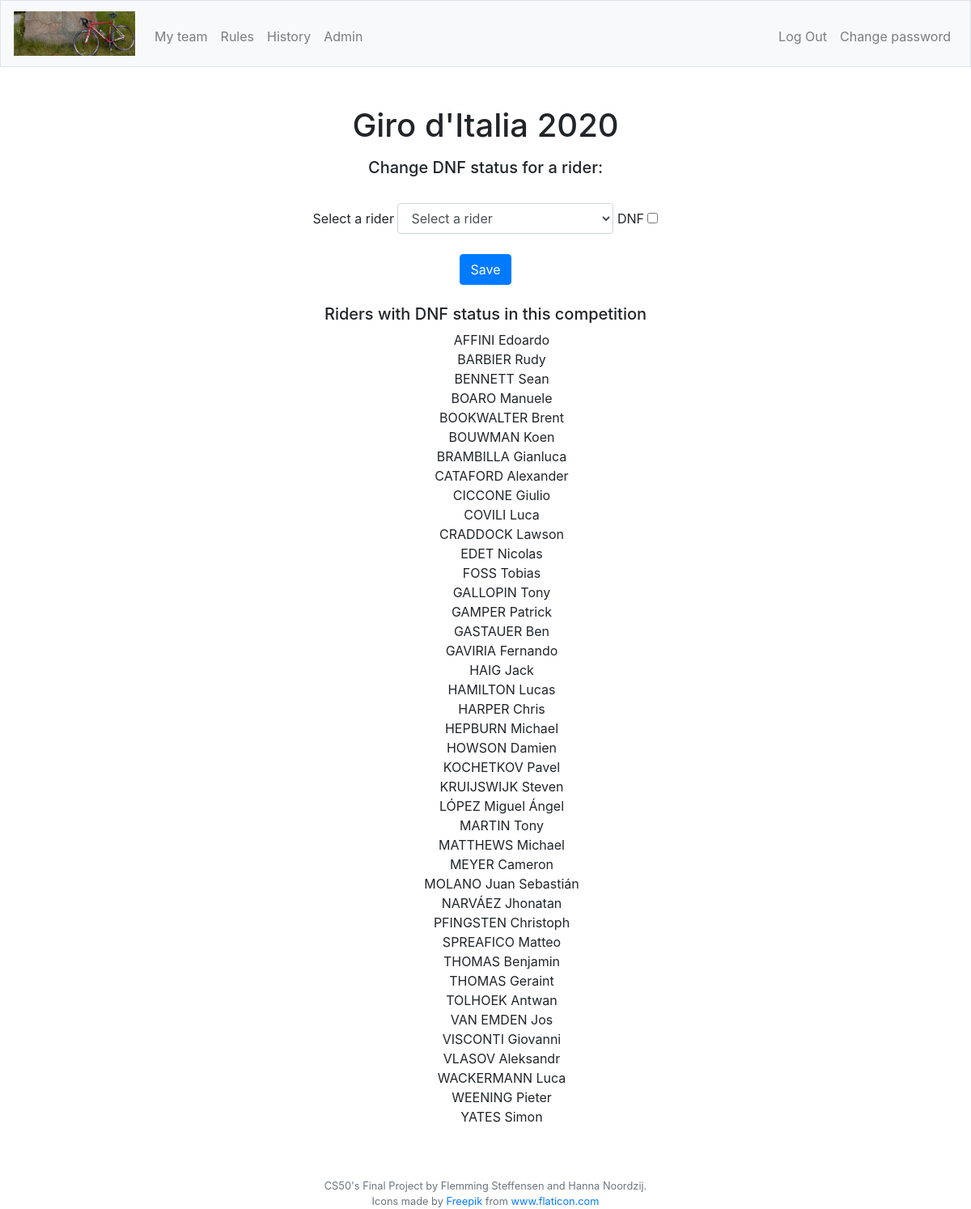
The page /DNF?activecomp=21 (signed in) on the database its author committed.
### tables this page shows
CREATE TABLE "competitions" (
	"id"	INTEGER NOT NULL UNIQUE,
	"racetype_id"	INTEGER NOT NULL,
	"year"	TEXT NOT NULL,
	"startdate"	TEXT NOT NULL,
	"reg_active"	INTEGER NOT NULL,
	"reg_stop"	TEXT NOT NULL,
	"racedays"	INTEGER NOT NULL,
	"total_price"	INTEGER NOT NULL DEFAULT 0,
	"min_outsider"	INTEGER NOT NULL DEFAULT 0,
	PRIMARY KEY("id" AUTOINCREMENT),
	FOREIGN KEY("racetype_id") REFERENCES "racetypes"("id")
);

CREATE TABLE "riders" (
	"id"	INTEGER NOT NULL UNIQUE,
	"comp_id"	INTEGER NOT NULL,
	"rider"	TEXT NOT NULL,
	"nationality"	TEXT NOT NULL,
	"rides_for"	TEXT NOT NULL,
	"price"	INTEGER NOT NULL DEFAULT 0,
	"DNF"	INTEGER NOT NULL DEFAULT 0,
	"outsider"	INTEGER NOT NULL DEFAULT 1,
	PRIMARY KEY("id" AUTOINCREMENT),
	FOREIGN KEY("comp_id") REFERENCES "competitions"("id")
);

### app.py (the view, shortened to what this page needs)
@app.route("/DNF", methods=["GET", "POST"])
@login_required
def DNF():
    if request.method == "GET":
        role = getRole()
        compid = request.args.get('activecomp', None)
        comps = db.execute("SELECT id, racetype_id, year FROM competitions WHERE id = :compid", compid=compid)
        riders = db.execute("SELECT ri.id, ri.rider, ri.DNF FROM riders ri WHERE ri.comp_id = :compid ORDER BY ri.rider ASC", compid=compid)
        dnfriders = db.execute("SELECT id, rider, DNF FROM riders WHERE comp_id = :compid AND DNF = 1 ORDER BY rider ASC", compid=compid)
        return render_template("DNF.html", role=role, riders=riders, compid=compid, comps=comps, dnfriders = dnfriders)

### app.py (called while the page is built)
@app.after_request
def after_request(response):
    response.headers["Cache-Control"] = "no-cache, no-store, must-revalidate"
    response.headers["Expires"] = 0
    response.headers["Pragma"] = "no-cache"
    return response

### helpers.py (called while the page is built)
def login_required(f):
    @wraps(f)
    def decorated_function(*args, **kwargs):
        if session.get("user_id") is None:
            return redirect("/login")
        return f(*args, **kwargs)
    return decorated_function

def getRole():
    role = db.execute("SELECT role FROM users WHERE id = :userid", userid=session["user_id"])
    role2 = role[0]["role"]
    return role2

### templates/DNF.html (shortened to what this page needs)
{% extends "layout.html" %}
{% block adminNav %}
    {% if role == 2 %}
        <li class="nav-item"><a class="nav-link" href="/admin">Admin</a></li>
    {% endif %}
{% endblock %}
{% block main %}
    {% if riders %}
        {% for comp in comps %}
            <div>
                {% if comp.racetype_id == 1 %}
                    <h1 class="">Tour de France {{comp.year}}</h1>
                {% elif comp.racetype_id == 2 %}
                    <h1 class="">Giro d'Italia {{comp.year}}</h1>
                {% elif comp.racetype_id == 3 %}
                    <h1 class="">Vuelta a España {{comp.year}}</h1>
                {% else %}
                    <h1 class="">Unknown competition</h1>
                {% endif %}
            </div>
            <form id="DNF" action="/DNF" method="post">
                        <div class="col-12">
                            <h5>Change DNF status for a rider:</h5>
                            <br>
                            <label for="rider">Select a rider</label>
                            <select class="form-control" name="rider" id="rider">
                                <option selected style="font-style: italic;">Select a rider</option>
                            </select>
                            <label for="riderDNF">DNF</label>
                            <input type="checkbox" value="0" id="riderDNF" name="riderDNF">
                        </div>
                <br>
                <button class="btn btn-primary" type="submit">Save</button>
            </form>
            <div class="col-12">
                <br>
                {% if dnfriders %}
                    <h5>Riders with DNF status in this competition</h5>
                    <ul style="list-style-type:none">
                    {% for dnfrider in dnfriders %}
                        <li>{{ dnfrider.rider }}</li>
                    {% endfor %}
                    </ul>
                {% endif %}
            </div>
        {% endfor %}
    {% endif %}
{% endblock %}

### static/styles.css (style rules this page uses)
main .form-control { display: inline-block; width: auto; }

### rows shown on the page
competitions: year "2020"
riders: rider "AFFINI Edoardo"
riders: rider "BARBIER Rudy"
riders: rider "BENNETT Sean"
riders: rider "BOARO Manuele"
riders: rider "BOOKWALTER Brent"
riders: rider "BOUWMAN Koen"
riders: rider "BRAMBILLA Gianluca"
riders: rider "CATAFORD Alexander"
riders: rider "CICCONE Giulio"
riders: rider "COVILI Luca"
riders: rider "CRADDOCK Lawson"
riders: rider "EDET Nicolas"
riders: rider "FOSS Tobias"
riders: rider "GALLOPIN Tony"
riders: rider "GAMPER Patrick"
riders: rider "GASTAUER Ben"
riders: rider "GAVIRIA Fernando"
riders: rider "HAIG Jack"
riders: rider "HAMILTON Lucas"
riders: rider "HARPER Chris"
riders: rider "HEPBURN Michael"
riders: rider "HOWSON Damien"
riders: rider "KOCHETKOV Pavel"
riders: rider "KRUIJSWIJK Steven"
riders: rider "LÓPEZ Miguel Ángel"
riders: rider "MARTIN Tony"
riders: rider "MATTHEWS Michael"
riders: rider "MEYER Cameron"
riders: rider "MOLANO Juan Sebastián"
riders: rider "NARVÁEZ Jhonatan"
riders: rider "PFINGSTEN Christoph"
riders: rider "SPREAFICO Matteo"
riders: rider "THOMAS Benjamin"
riders: rider "THOMAS Geraint"
riders: rider "TOLHOEK Antwan"
riders: rider "VAN EMDEN Jos"
riders: rider "VISCONTI Giovanni"
riders: rider "VLASOV Aleksandr"
riders: rider "WACKERMANN Luca"
riders: rider "WEENING Pieter"
riders: rider "YATES Simon"
